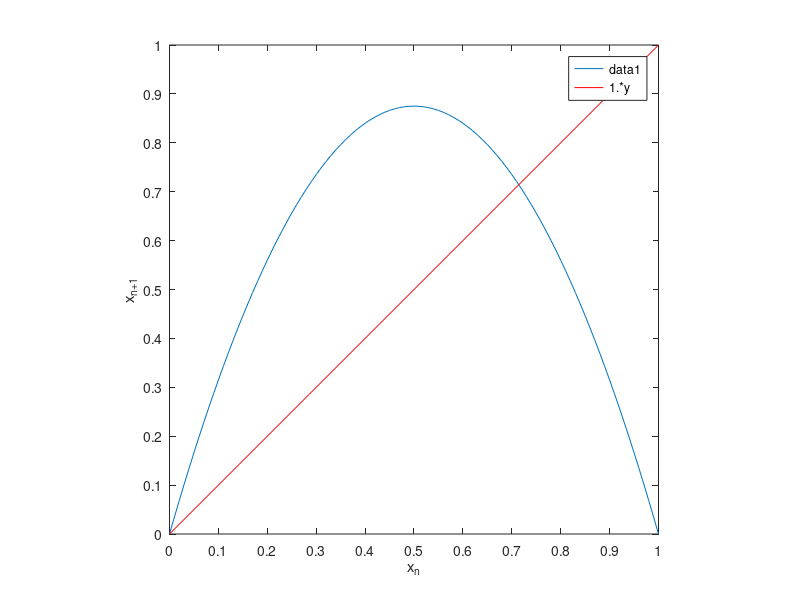

The MATLAB source for this figure:
% Make a cobweb plot for a 1D difference equation map
% R0 parameter, 0 <= R <= 4
% x0 Initial condition
% N Number of iterations

% Amy Le
% May 29, 2014

% logistic map
iter = 100;
x0 = 0.5;
x = zeros(iter+1,1);
myR = 3.5;
x(1) = x0;
for ic = 1:iter
    %     x(ic+1) = R0*x(ic)*(1-x(ic));
    x(ic + 1) = myR * x(ic) * (1 - x(ic));
end

% plot the map function
close all
t = linspace(0,1,length(x));
mymap = myR'.*(t.*(1-t));
plot(t,mymap)
% ,'--ks',...
%     'LineWidth',0.5,...
%     'MarkerSize',3,...
%     'MarkerEdgeColor','b',...
%     'MarkerFaceColor',[0.5,0.5,0.5])
hold on
axis('square'); axis([0 1 0 1]);
set(gca,'XTick',(0:0.1:1),'YTick',(0:0.1:1))
% grid on;

% % plot the line y = x
fplot('1*y',[0 1],'r');
% 
% % plot cobweb
% line([x(1) x(1)],[0 x(2)],'Color','g')
% plot(x(1), x(1),'k*');
% inv_dens = zeros(iter-1,1);
% for ic = 1:iter-1
%     line([x(ic) x(ic+1)],[x(ic+1) x(ic+1)],'Color','g')
%     line([x(ic+1) x(ic+1)],[x(ic+1) x(ic+2)],'Color','g')
%     plot(x(ic+1), x(ic+1),'k*');
%     inv_dens(ic) = x(ic+1);
% end
% line([x(iter) x(iter+1)],[x(iter+1) x(iter+1)],'Color','g')
% 
% % Add comments to plot
% % at = text(0.1,0.82,['R_0 = ',num2str(R0)]); set(at,'FontSize',12);
% % title(['R_0 = ',num2str(R0), ', x_0 = ',num2str(x0), ', N = ',num2str(N)])
xlabel('x_n')
ylabel('x_{n+1}')